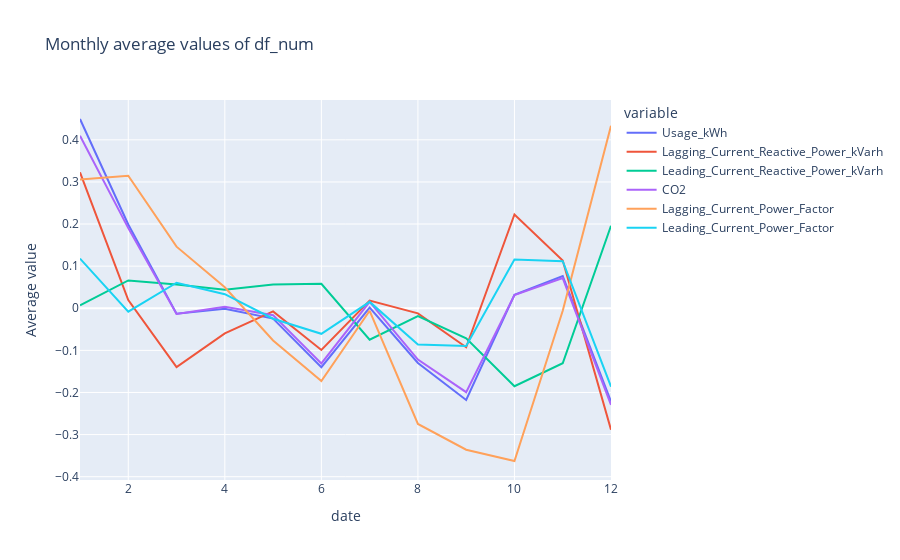

Write notebook code for a chart like this one.
### Code cell
# plotly monthly average values against month of df_num
import plotly.express as px

df_temp = df_num.copy()

df_temp = df_temp.groupby(df_temp.index.month).mean()

px.line(df_temp, labels={'value':'Average value', 'index':'Month'}, title='Monthly average values of df_num')

### Figure 1 — Plotly figure (JSON) as saved in the notebook; plotly's stock layout.template omitted (floating-point values rounded to 4 significant figures)
{"data": [{"hovertemplate": "variable=Usage_kWh<br>date=%{x}<br>Average value=%{y}<extra></extra>", "legendgroup": "Usage_kWh", "line": {"color": "#636efa", "dash": "solid"}, "marker": {"symbol": "circle"}, "mode": "lines", "name": "Usage_kWh", "orientation": "v", "showlegend": true, "type": "scatter", "x": [1, 2, 3, 4, 5, 6, 7, 8, 9, 10, 11, 12], "xaxis": "x", "y": [0.4495, 0.1989, -0.01279, -0.001084, -0.02456, -0.1398, 0.001718, -0.1301, -0.2179, 0.03177, 0.07624, -0.2217], "yaxis": "y"}, {"hovertemplate": "variable=Lagging_Current_Reactive_Power_kVarh<br>date=%{x}<br>Average value=%{y}<extra></extra>", "legendgroup": "Lagging_Current_Reactive_Power_kVarh", "line": {"color": "#EF553B", "dash": "solid"}, "marker": {"symbol": "circle"}, "mode": "lines", "name": "Lagging_Current_Reactive_Power_kVarh", "orientation": "v", "showlegend": true, "type": "scatter", "x": [1, 2, 3, 4, 5, 6, 7, 8, 9, 10, 11, 12], "xaxis": "x", "y": [0.3229, 0.01949, -0.1396, -0.0597, -0.007469, -0.09898, 0.01819, -0.01215, -0.09253, 0.2226, 0.1133, -0.2886], "yaxis": "y"}, {"hovertemplate": "variable=Leading_Current_Reactive_Power_kVarh<br>date=%{x}<br>Average value=%{y}<extra></extra>", "legendgroup": "Leading_Current_Reactive_Power_kVarh", "line": {"color": "#00cc96", "dash": "solid"}, "marker": {"symbol": "circle"}, "mode": "lines", "name": "Leading_Current_Reactive_Power_kVarh", "orientation": "v", "showlegend": true, "type": "scatter", "x": [1, 2, 3, 4, 5, 6, 7, 8, 9, 10, 11, 12], "xaxis": "x", "y": [0.007054, 0.06607, 0.05621, 0.04409, 0.05633, 0.05798, -0.07477, -0.01856, -0.0716, -0.1851, -0.1305, 0.196], "yaxis": "y"}, {"hovertemplate": "variable=CO2<br>date=%{x}<br>Average value=%{y}<extra></extra>", "legendgroup": "CO2", "line": {"color": "#ab63fa", "dash": "solid"}, "marker": {"symbol": "circle"}, "mode": "lines", "name": "CO2", "orientation": "v", "showlegend": true, "type": "scatter", "x": [1, 2, 3, 4, 5, 6, 7, 8, 9, 10, 11, 12], "xaxis": "x", "y": [0.4097, 0.1903, -0.01365, 0.003443, -0.01636, -0.1309, 0.01506, -0.1218, -0.1993, 0.0315, 0.07159, -0.2294], "yaxis": "y"}, {"hovertemplate": "variable=Lagging_Current_Power_Factor<br>date=%{x}<br>Average value=%{y}<extra></extra>", "legendgroup": "Lagging_Current_Power_Factor", "line": {"color": "#FFA15A", "dash": "solid"}, "marker": {"symbol": "circle"}, "mode": "lines", "name": "Lagging_Current_Power_Factor", "orientation": "v", "showlegend": true, "type": "scatter", "x": [1, 2, 3, 4, 5, 6, 7, 8, 9, 10, 11, 12], "xaxis": "x", "y": [0.3056, 0.3148, 0.1463, 0.04995, -0.07642, -0.1729, -0.005982, -0.2748, -0.336, -0.3627, -0.005849, 0.4335], "yaxis": "y"}, {"hovertemplate": "variable=Leading_Current_Power_Factor<br>date=%{x}<br>Average value=%{y}<extra></extra>", "legendgroup": "Leading_Current_Power_Factor", "line": {"color": "#19d3f3", "dash": "solid"}, "marker": {"symbol": "circle"}, "mode": "lines", "name": "Leading_Current_Power_Factor", "orientation": "v", "showlegend": true, "type": "scatter", "x": [1, 2, 3, 4, 5, 6, 7, 8, 9, 10, 11, 12], "xaxis": "x", "y": [0.1179, -0.008152, 0.06064, 0.03341, -0.02489, -0.06069, 0.01516, -0.08611, -0.08961, 0.1157, 0.1119, -0.1862], "yaxis": "y"}], "layout": {"legend": {"title": {"text": "variable"}, "tracegroupgap": 0}, "title": {"text": "Monthly average values of df_num"}, "xaxis": {"anchor": "y", "domain": [0, 1], "title": {"text": "date"}}, "yaxis": {"anchor": "x", "domain": [0, 1], "title": {"text": "Average value"}}}}
